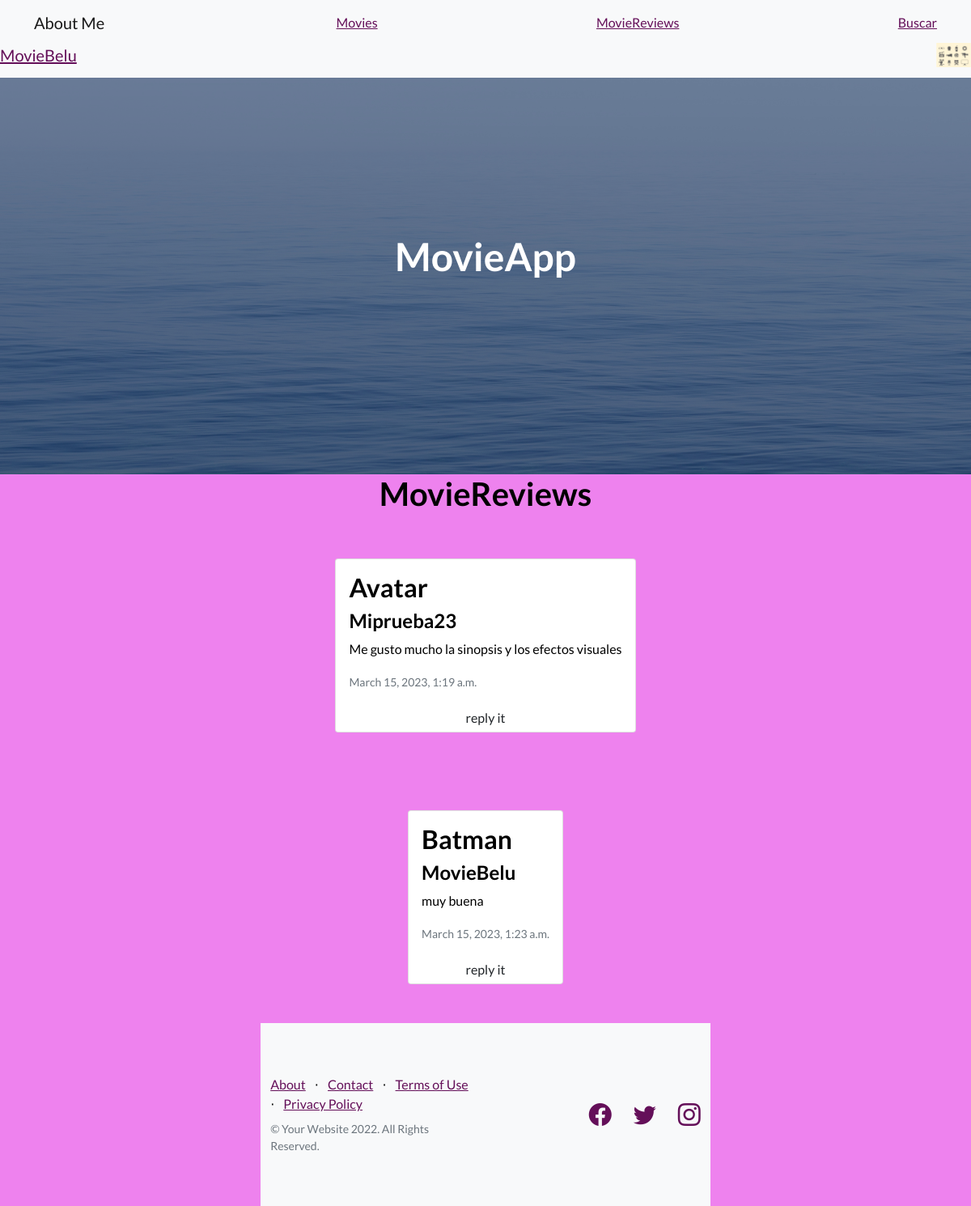
Page /all_reviews/ (signed in) on the committed database.
### AppCoder/models.py (models this page shows, shortened)
class Avatar(models.Model):
    user = models.OneToOneField(UserAuth, on_delete= models.CASCADE)
    image = models.ImageField(upload_to='avatars', null=True, blank=True)

class Review(models.Model):
    title =  models.CharField(max_length=40)
    text = models.CharField(max_length=500)
    user =models.ForeignKey(UserAuth,on_delete=models.CASCADE)
    date = models.DateTimeField(auto_now_add=True)

### AppCoder/views.py (the view)
# urls.py: path('all_reviews/', views.all_reviews ,name ='all_reviews'),
@login_required
def all_reviews(request):
    all_reviews = Review.objects.all()
    context = {'all_reviews': all_reviews, }
    return render(request, 'reviews.html', context)

### AppCoder/templates/reviews.html (shortened to what this page needs)
{% extends 'index.html' %} {% block title %}<title>Ultimas Reviews</title> {%endblock%}
{%block main_content %}
<div class="d-flex flex-column align-items-center">
  <h1 class="title">MovieReviews</h1>
  {% if all_reviews %} {% for review in all_reviews %}
  <div class="card my-card" style="margin: 3rem 0">
    <div class="card-body">
      <h2 class="card-title">{{review.title}}</h2>
      <h4 class="card-title">{{review.user}}</h4>
      <p class="card-text">{{review.text}}</p>
      <p class="card-text">
        <small class="text-muted">{{review.date}}</small>
      </p>
    </div>
    <a href="{% url 'detail_reviews' review.id %}" class="btn btn-post py-1"
    >reply it</a
    >
  </div>
  {% endfor %} {% else %}
  <span style="color: red"> No se encontraron MovieReviews</span>
  {% endif %} {% endblock %}

### AppCoder/templates/index.html (shortened to what this page needs)
<!DOCTYPE html>
<html lang="en">
    <head>
        {% load static %}
        <link href="https://cdn.jsdelivr.net/npm/bootstrap-icons@1.5.0/font/bootstrap-icons.css" rel="stylesheet" type="text/css" />
        <link href="{% static 'css/styles.css' %}" rel="stylesheet" />
    </head>
    <body>
        <nav class="navbar navbar-light bg-light static-top">
            <div class="container">
                <a class="navbar-brand" href="/">About Me</a>
                <a href="/add_form">Movies</a>
                <a href="/all_reviews/">MovieReviews</a>
                <a href="/busqueda/">Buscar</a>
            </div>
            {% if user.is_authenticated %}
            <span class="navbar-brand color"><a href="/edit-profile/">{{user.username}}</a></span>
            {% if user.avatar %}
            <img
              src="{{ user.avatar.image.url }}"
              height="30px"
            />
            {% endif %}
            {% else %}
    <a class="btn btn-primary py-1" href="{% url 'login' %}">Login</a>
    {% endif %}
        </nav>
        <header class="masthead">
            <div class="container position-relative">
                <div class="row justify-content-center">
                    <div class="col-xl-6">
                        <div class="text-center text-white">
                            <h1 class="mb-5">MovieApp</h1>
                        </div>
                    </div>
                </div>
            </div>
        </header>
         {% block main_content %}{% endblock %}
        <footer class="footer bg-light">
            <div class="container">
                <div class="row">
                    <div class="col-lg-6 h-100 text-center text-lg-start my-auto">
                        <ul class="list-inline mb-2">
                            <li class="list-inline-item"><a href="#!">About</a></li>
                            <li class="list-inline-item">⋅</li>
                            <li class="list-inline-item"><a href="#!">Contact</a></li>
                            <li class="list-inline-item">⋅</li>
                            <li class="list-inline-item"><a href="#!">Terms of Use</a></li>
                            <li class="list-inline-item">⋅</li>
                            <li class="list-inline-item"><a href="#!">Privacy Policy</a></li>
                        </ul>
                        <p class="text-muted small mb-4 mb-lg-0">&copy; Your Website 2022. All Rights Reserved.</p>
                    </div>
                    <div class="col-lg-6 h-100 text-center text-lg-end my-auto">
                        <ul class="list-inline mb-0">
                            <li class="list-inline-item me-4">
                                <a href="#!"><i class="bi-facebook fs-3"></i></a>
                            </li>
                            <li class="list-inline-item me-4">
                                <a href="#!"><i class="bi-twitter fs-3"></i></a>
                            </li>
                            <li class="list-inline-item">
                                <a href="#!"><i class="bi-instagram fs-3"></i></a>
                            </li>
                        </ul>
                    </div>
                </div>
            </div>
        </footer>
    </body>
</html>

### rows in the picture
Review: title "Avatar", user "Miprueba23", text "Me gusto mucho la sinopsis y los efectos visuales", date "March 15, 2023, 1:19 a.m."
Review: title "Batman", user "MovieBelu", text "muy buena", date "March 15, 2023, 1:23 a.m."

### other values in the picture
{{ user.username }} "MovieBelu"
